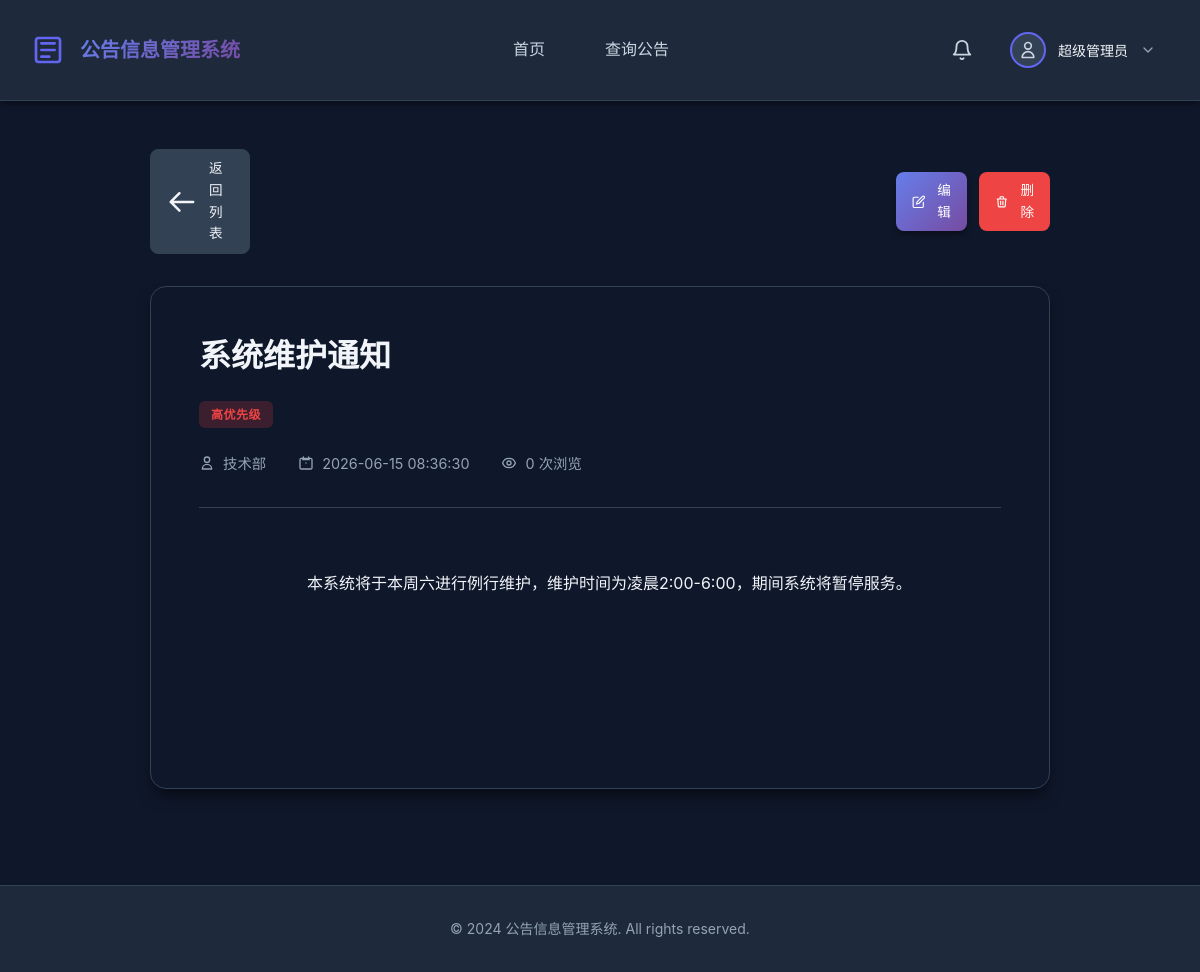
Screenshot of /notice_detail.php?id=2 (signed in) with the database file from the repository.
### tables this page shows
CREATE TABLE IF NOT EXISTS users (
    id INT AUTO_INCREMENT PRIMARY KEY,
    username VARCHAR(50) NOT NULL UNIQUE COMMENT '用户名',
    email VARCHAR(100) NOT NULL UNIQUE COMMENT '邮箱',
    password VARCHAR(255) NOT NULL COMMENT '加密后的密码',
    avatar_url VARCHAR(255) DEFAULT NULL COMMENT '头像URL',
    nickname VARCHAR(50) DEFAULT NULL COMMENT '昵称',
    bio VARCHAR(255) DEFAULT NULL COMMENT '个人简介',
    register_time DATETIME DEFAULT CURRENT_TIMESTAMP COMMENT '注册时间',
    last_login_time DATETIME DEFAULT NULL COMMENT '最后登录时间',
    last_login_ip VARCHAR(45) DEFAULT NULL COMMENT '最后登录IP',
    status ENUM('active', 'inactive', 'banned') DEFAULT 'active' COMMENT '状态',
    reset_token VARCHAR(255) DEFAULT NULL COMMENT '密码重置令牌',
    reset_token_expire DATETIME DEFAULT NULL COMMENT '重置令牌过期时间',
    INDEX idx_username (username),
    INDEX idx_email (email),
    INDEX idx_status (status)
);

CREATE TABLE IF NOT EXISTS notices (
    id INT AUTO_INCREMENT PRIMARY KEY,
    category_id INT DEFAULT NULL COMMENT '分类ID',
    title VARCHAR(255) NOT NULL COMMENT '公告标题',
    content TEXT NOT NULL COMMENT '公告内容',
    author VARCHAR(100) NOT NULL COMMENT '发布人',
    author_id INT DEFAULT NULL COMMENT '发布人用户ID',
    publish_date DATETIME DEFAULT CURRENT_TIMESTAMP COMMENT '发布时间',
    update_date DATETIME DEFAULT CURRENT_TIMESTAMP ON UPDATE CURRENT_TIMESTAMP COMMENT '更新时间',
    status ENUM('published', 'draft') DEFAULT 'published' COMMENT '状态',
    priority ENUM('high', 'medium', 'low') DEFAULT 'medium' COMMENT '优先级',
    views INT DEFAULT 0 COMMENT '浏览次数',
    INDEX idx_publish_date (publish_date),
    INDEX idx_status (status),
    INDEX idx_author_id (author_id),
    INDEX idx_category_id (category_id),
    FOREIGN KEY (category_id) REFERENCES categories(id) ON DELETE SET NULL
);

### www/common.php (called while the page is built, shortened)
<?php
function get_logged_in_user() {
    $conn = getConnection();
    $stmt = $conn->prepare("SELECT id, username, email, avatar_url, nickname, bio, register_time, last_login_time, status FROM users WHERE id = ?");
    $stmt->bind_param("i", $_SESSION['user_id']);
    $stmt->execute();
    $result = $stmt->get_result();
    $user = $result->fetch_assoc();
    return $user;
}
function get_user_permissions($user_id = null) {
    if ($user_id === null) {
        $user_id = $_SESSION['user_id'] ?? null;
    }
    $conn = getConnection();
    $stmt = $conn->prepare("SELECT DISTINCT p.* FROM permissions p INNER JOIN role_permissions rp ON p.id = rp.permission_id INNER JOIN user_roles ur ON rp.role_id = ur.role_id WHERE ur.user_id = ?");
    $stmt->bind_param("i", $user_id);
    $stmt->execute();
    $result = $stmt->get_result();
    $permissions = [];
    while ($row = $result->fetch_assoc()) {
        $permissions[] = $row;
    }
    return $permissions;
}
function get_user_permission_names($user_id = null) {
    $permissions = get_user_permissions($user_id);
    return array_column($permissions, 'name');
}
function has_permission($permission_name, $user_id = null) {
    $permission_names = get_user_permission_names($user_id);
    return in_array($permission_name, $permission_names);
}
?>

### www/notice_detail.php (the view, shortened to what this page needs)
<?php
require_once 'common.php';
$id = isset($_GET['id']) ? intval($_GET['id']) : 0;
$conn = getConnection();
$stmt = $conn->prepare("SELECT n.*, c.name as category_name, c.emoji as category_emoji, c.color as category_color FROM notices n LEFT JOIN categories c ON n.category_id = c.id WHERE n.id = ?");
$stmt->bind_param("i", $id);
$stmt->execute();
$result = $stmt->get_result();
$notice = $result->fetch_assoc();
$notice_tags = [];
$notice['tags'] = $notice_tags;
$can_edit = has_permission('notice:edit');
$can_delete = has_permission('notice:delete');
?>
<!DOCTYPE html>
<html lang="zh-CN">
<head>
    <link rel="stylesheet" href="style.css">
</head>
<body>
    <?php include 'header.php'; ?>
    <div class="container">
        <div class="main-content">
            <div class="notice-detail-container">
                <div class="notice-detail-header">
                    <div class="notice-detail-back">
                        <a href="search_notice.php" class="btn btn-secondary btn-sm">
                            <svg viewBox="0 0 24 24" fill="none" xmlns="http://www.w3.org/2000/svg">
                                <path d="M10 19L3 12M3 12L10 5M3 12H21" stroke="currentColor" stroke-width="2" stroke-linecap="round" stroke-linejoin="round"/>
                            </svg>
                            返回列表
                        </a>
                    </div>
                    <div class="notice-detail-actions">
                        <?php if ($can_edit): ?>
                            <a href="add_notice.php?id=<?php echo $notice['id']; ?>" class="btn btn-primary btn-sm">
                                编辑
                            </a>
                        <?php endif; ?>
                        <?php if ($can_delete): ?>
                            <a href="search_notice.php?delete=<?php echo $notice['id']; ?>" class="btn btn-danger btn-sm" onclick="return confirm('确定要删除这条公告吗？');">
                                删除
                            </a>
                        <?php endif; ?>
                    </div>
                </div>
                <article class="notice-detail-content">
                    <header class="notice-detail-title-section">
                        <h1 class="notice-detail-title"><?php echo htmlspecialchars($notice['title']); ?></h1>
                        <div class="notice-detail-meta">
                            <span class="priority-badge priority-<?php echo $notice['priority']; ?>">
                                <?php echo ['high' => '高优先级', 'medium' => '中优先级', 'low' => '低优先级'][$notice['priority']]; ?>
                            </span>
                        </div>
                        <div class="notice-detail-info">
                            <div class="notice-info-item">
                                <span><?php echo htmlspecialchars($notice['author']); ?></span>
                            </div>
                            <div class="notice-info-item">
                                <span><?php echo date('Y-m-d H:i:s', strtotime($notice['publish_date'])); ?></span>
                            </div>
                            <div class="notice-info-item">
                                <span><?php echo $notice['views']; ?> 次浏览</span>
                            </div>
                        </div>
                    </header>
                    <div class="notice-detail-body">
                        <?php echo nl2br(htmlspecialchars($notice['content'])); ?>
                    </div>
                </article>
            </div>
        </div>
    </div>
    <footer class="footer">
        <div class="container">
            <p>&copy; 2024 公告信息管理系统. All rights reserved.</p>
        </div>
    </footer>
</body>
</html>

### www/header.php (shortened to what this page needs)
<?php
require_once 'common.php';
$current_user = get_logged_in_user();
$current_page = basename($_SERVER['PHP_SELF']);
?>
<nav class="navbar">
    <div class="container">
        <div class="nav-brand">
            <h1>公告信息管理系统</h1>
        </div>
        <ul class="nav-menu">
            <li><a href="index.php" class="<?php echo $current_page == 'index.php' ? 'active' : ''; ?>">首页</a></li>
            <li><a href="search_notice.php" class="<?php echo $current_page == 'search_notice.php' ? 'active' : ''; ?>">查询公告</a></li>
        </ul>
        <div class="nav-user">
            <?php if ($current_user): ?>
                <div class="message-notification">
                    <button class="message-bell-btn" onclick="toggleMessagePanel()">
                    </button>
                </div>
                <div class="user-dropdown">
                    <button class="user-avatar-btn" onclick="toggleUserMenu()">
                        <?php if ($current_user['avatar_url']): ?>
                            <img src="<?php echo htmlspecialchars($current_user['avatar_url']); ?>" alt="头像" class="user-avatar">
                        <?php else: ?>
                            <div class="user-avatar-placeholder">
                            </div>
                        <?php endif; ?>
                        <span class="user-name"><?php echo htmlspecialchars($current_user['nickname'] ?: $current_user['username']); ?></span>
                        <svg class="dropdown-arrow" viewBox="0 0 24 24" fill="none" xmlns="http://www.w3.org/2000/svg">
                            <path d="M6 9L12 15L18 9" stroke="currentColor" stroke-width="2" stroke-linecap="round" stroke-linejoin="round"/>
                        </svg>
                    </button>
                </div>
            <?php endif; ?>
        </div>
    </div>
</nav>

### rows the page displays
users: nickname "超级管理员"
notices: title "系统维护通知", priority "高优先级", author "技术部", publish_date "2026-06-15 08:36:30", views "0", content "本系统将于本周六进行例行维护，维护时间为凌晨2:00-6:00，期间系统将暂停服务。"
